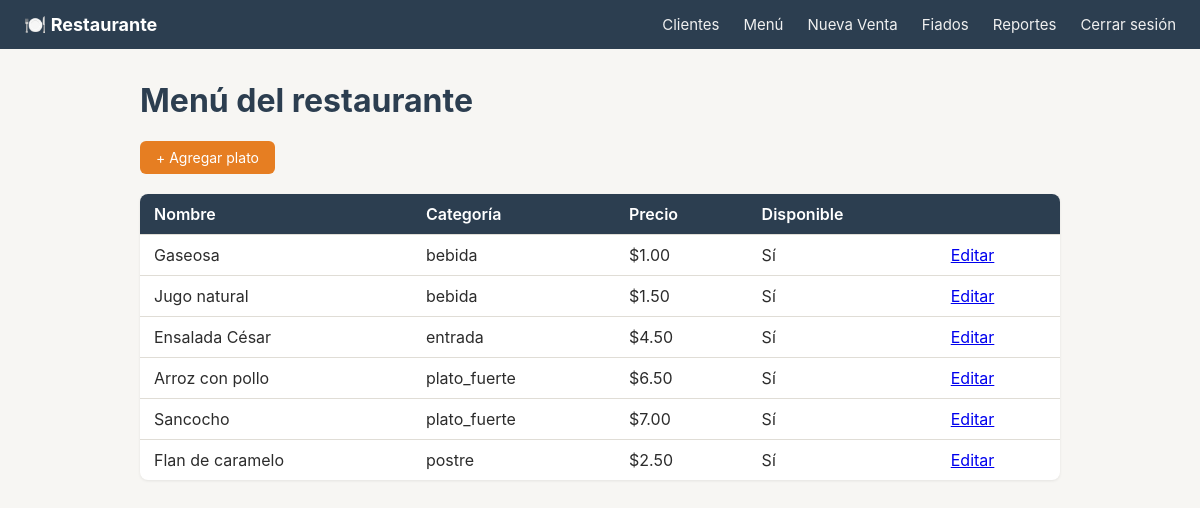
/menu (signed in), run on the app's committed database.
### models.py (models this page shows, shortened)
class Comida(db.Model):
    __tablename__ = "comidas"
    id = db.Column(db.Integer, primary_key=True)
    nombre = db.Column(db.String(120), nullable=False)
    descripcion = db.Column(db.String(250))
    categoria = db.Column(db.String(50))          # ej: plato_fuerte, bebida, postre
    precio_actual = db.Column(db.Numeric(10, 2), nullable=False)
    disponible = db.Column(db.Boolean, default=True)

### app.py (the view)
@app.route("/menu")
@login_requerido
def listar_menu():
    comidas = Comida.query.order_by(Comida.categoria, Comida.nombre).all()
    return render_template("menu.html", comidas=comidas)

### utils/auth.py (called while the page is built)
def login_requerido(f):
    @wraps(f)
    def decorada(*args, **kwargs):
        if not session.get("logueado"):
            flash("Debes iniciar sesión para continuar.", "danger")
            return redirect(url_for("login", next=request.path))
        return f(*args, **kwargs)
    return decorada

### templates/menu.html (shortened to what this page needs)
{% extends "base.html" %}
{% block content %}
    <h1>Menú del restaurante</h1>
    <a class="btn" href="{{ url_for('nueva_comida') }}">+ Agregar plato</a>
    <br><br>
    <table>
        <tr><th>Nombre</th><th>Categoría</th><th>Precio</th><th>Disponible</th><th></th></tr>
        {% for c in comidas %}
        <tr>
            <td>{{ c.nombre }}</td>
            <td>{{ c.categoria or '-' }}</td>
            <td>${{ "%.2f"|format(c.precio_actual) }}</td>
            <td>{{ 'Sí' if c.disponible else 'No' }}</td>
            <td><a href="{{ url_for('editar_comida', comida_id=c.id) }}">Editar</a></td>
        </tr>
        {% else %}
        <tr><td colspan="5">No hay platos registrados aún.</td></tr>
        {% endfor %}
    </table>
{% endblock %}

### static/css/style.css (style rules this page uses)
:root { --primario: #2c3e50; --acento: #e67e22; --exito: #27ae60; --peligro: #c0392b; --fondo: #f7f6f3; --texto: #2c2c2c; --borde: #e0ddd6; }
* { box-sizing: border-box; }
body { font-family: -apple-system, "Segoe UI", Roboto, sans-serif; background: var(--fondo); color: var(--texto); margin: 0; }
h1, h2, h3 { color: var(--primario); }
table { width: 100%; border-collapse: collapse; background: #fff; border-radius: 8px; overflow: hidden; box-shadow: 0 1px 3px rgba(0,0,0,0.08); }
th, td { padding: 10px 14px; text-align: left; border-bottom: 1px solid var(--borde); }
th { background: var(--primario); color: #fff; font-weight: 600; }
tr:last-child td { border-bottom: none; }
.btn { display: inline-block; padding: 8px 16px; border-radius: 6px; border: none; background: var(--acento); color: #fff; text-decoration: none; font-size: 14px; cursor: pointer; }

### data on the page
Comida: nombre "Gaseosa", categoria "bebida", precio_actual "1.00", disponible "Sí"
Comida: nombre "Jugo natural", categoria "bebida", precio_actual "1.50", disponible "Sí"
Comida: nombre "Ensalada César", categoria "entrada", precio_actual "4.50", disponible "Sí"
Comida: nombre "Arroz con pollo", categoria "plato_fuerte", precio_actual "6.50", disponible "Sí"
Comida: nombre "Sancocho", categoria "plato_fuerte", precio_actual "7.00", disponible "Sí"
Comida: nombre "Flan de caramelo", categoria "postre", precio_actual "2.50", disponible "Sí"
